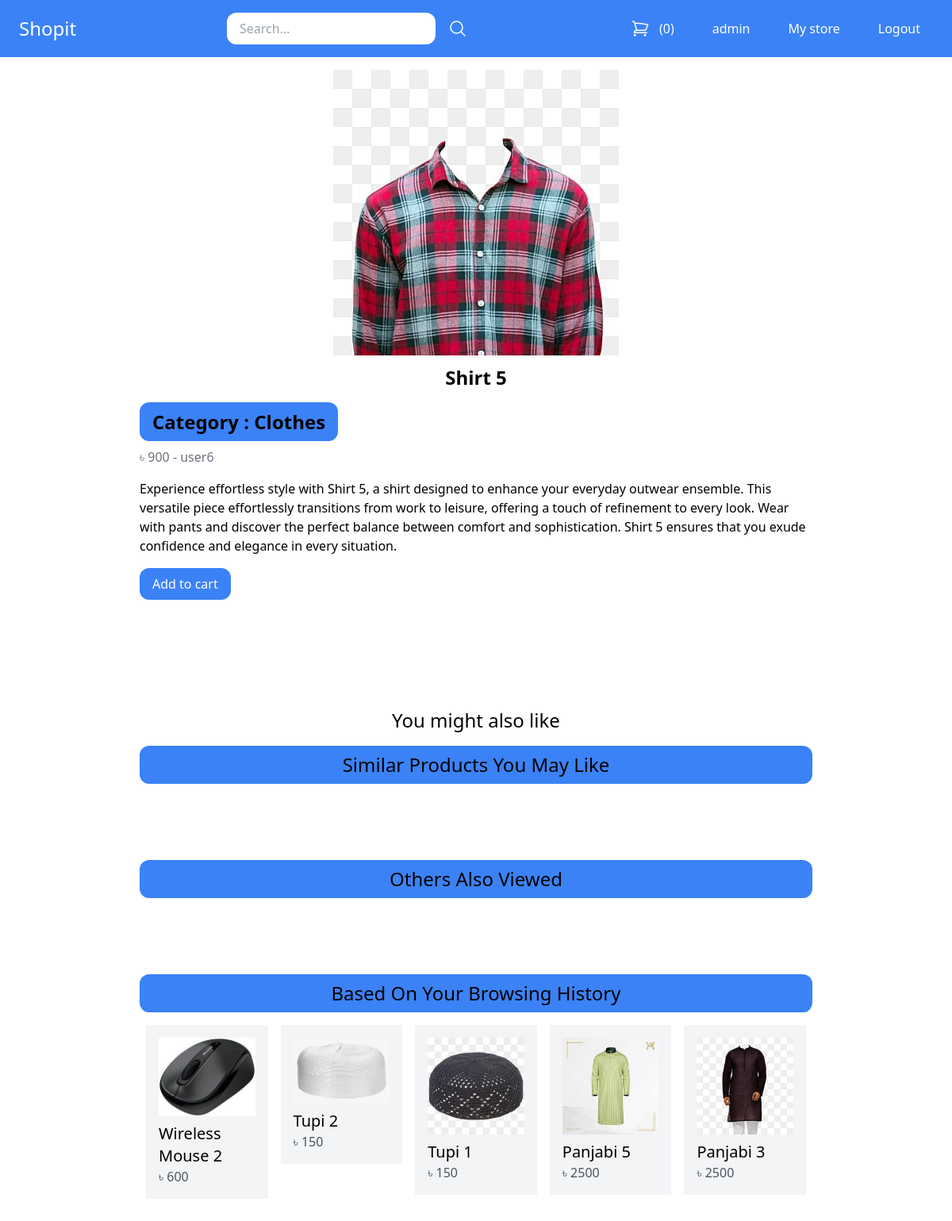
The app's page /product/cloth/shirt-5/ (signed in) with its own data.
### core/models.py (models this page shows, shortened)
class Product(models.Model):
	DRAFT = 'draft'
	WAITING_APPROVAL = 'waitingapproval'
	ACTIVE = 'active'
	DELETED = 'deleted'
	STATUS_CHOICES = {
		(DRAFT, 'Draft'),
		(WAITING_APPROVAL, 'Waiting approval'),
		(ACTIVE, 'Active'),
		(DELETED, 'Deleted'),
	}
	user = models.ForeignKey(User, related_name='products', on_delete=models.CASCADE)
	category = models.ForeignKey(Category, related_name='products', on_delete=models.CASCADE)
	title = models.CharField(max_length=50)
	slug = models.SlugField(max_length=50)
	description = models.TextField(blank=True)
	tags = models.TextField(default='')
	price = models.PositiveIntegerField()
	image = models.ImageField(upload_to='uploads/product_images', blank=True, null=True)
	thumbnail = models.ImageField(upload_to='uploads/product_images/thumbnail', blank=True, null=True)
	created_at = models.DateTimeField(auto_now_add=True)
	updated_at = models.DateTimeField(auto_now=True)
	status = models.CharField(max_length=50, choices=STATUS_CHOICES, default=ACTIVE)
	average_rating = models.DecimalField(max_digits=3, decimal_places=1, default=0)
	view_count = models.PositiveIntegerField(default=0)
	class Meta:
		ordering = ('-created_at',)
	def get_thumbnail(self):
		if self.thumbnail:
			return self.thumbnail.url

class Category(models.Model):
	title = models.CharField(max_length=50)
	slug = models.SlugField(max_length=50)
	class Meta:
		verbose_name_plural = 'Categories'

### core/views.py (the view)
# urls.py: path('product/<slug:category_slug>/<slug:slug>/', views.product_detail, name='product_detail'),
def product_detail(request, category_slug, slug):
    product = get_object_or_404(Product, slug=slug, status=Product.ACTIVE)
    product.view_count += 1
    product.save()
    UserItemInteraction.objects.create(user=request.user, product=product)
    recommended_products = item_based_collaborative_filtering(product)
    recommended_products2 = user_based_collaborative_filtering(request.user)
    recommended_products3 = content_based_recommendation(request.user, product)
    user_bought_products = UserPurchase.objects.filter(user=request.user, product=product).exists()
    comment_form = CommentForm(request.POST or None)
    rating_form = RatingForm(request.POST or None)
    if request.method == 'POST' and comment_form.is_valid() and user_bought_products:
        comment_text = comment_form.cleaned_data['text']
        Comment.objects.create(user=request.user, product=product, text=comment_text)
    if request.method == 'POST' and rating_form.is_valid() and user_bought_products:
        rating = rating_form.cleaned_data['rating']
        UserRating.objects.update_or_create(user=request.user, product=product, defaults={'rating': rating})
    comments = Comment.objects.filter(product=product)
    ratings = UserRating.objects.filter(product=product)
    average_rating = ratings.aggregate(Avg('rating'))['rating__avg'] or 0
    no_full_stars = int(average_rating)
    full_stars = [1 for x in range(no_full_stars)]
    half_star = average_rating - no_full_stars
    no_empty_stars = 10 - no_full_stars - (half_star > 0)
    empty_stars = [1 for x in range(no_empty_stars)]
    return render(request, 'product_detail.html', {
        'product': product,
        'recommended_products': recommended_products,
        'recommended_products2': recommended_products2,
        'recommended_products3': recommended_products3,
        'user_bought_products': user_bought_products,
        'comment_form': comment_form,
        'comments' : comments,
        'rating_form': rating_form,
        'ratings': ratings,
        'average_rating': average_rating,
        'full_stars': full_stars, 'half_star': half_star, 'empty_stars': empty_stars,
    })

### core/forms.py
class CommentForm(forms.ModelForm):
    class Meta:
        model = Comment
        fields = ['text']
        widgets = {
            'text': forms.Textarea(attrs={
                'placeholder': 'Share your thoughts...',
                'class': 'w-full px-4 py-2 text-gray-700 bg-white border rounded-lg focus:outline-none focus:ring focus:border-blue-300',
                'rows': 3,
            }),
        }

class RatingForm(forms.Form):
    rating = forms.DecimalField(label='Rating', max_digits=3, decimal_places=1, min_value=0, max_value=10)

### core/views.py (called while the page is built)
def preprocess_text(text):
    tokens = text.split()
    return tokens

### core/templates/product_detail.html (shortened to what this page needs)
{% extends 'base.html' %}
{% block content %}
{% if product.image %}
<div class="flex justify-center mb-3">
  <img src="{{ product.image.url }}" alt="Image of {{ product.title }}">
</div>
{% endif %}
<h1 class="text-2xl text-center font-semibold">{{ product.title }}</h1>
<br>
<a href="{% url 'category_detail' product.category.slug %}" class="text-2xl mt-4 text-center px-4 py-2 bg-blue-500 hover:bg-blue-700 rounded-xl font-semibold">Category : {{ product.category.title }}</a>
<p class="text-s mt-4 text-gray-500">
  ৳ {{ product.price }}
  -
  <a href="{% url 'vendor_detail' product.user.id %}">{{ product.user.username }}</a>
</p>
{% if product.description %}
<p class="mt-4">
  {{ product.description }}
</p>
{% endif %}
<a href="{% url 'add_to_cart' product.id %}" class="inline-block mt-4 px-4 py-2 bg-blue-500 hover:bg-blue-700 text-white rounded-xl">Add to cart</a>
<br>
<br>
<br>
<br>
<br>
<br>
<h2 class="mt-4 text-2xl text-center"> You might also like </h2>
<h2 class="mt-4 text-2xl px-4 py-2 bg-blue-500 rounded-xl text-center">Similar Products You May Like </h2>
<br>
<br>
<br>
<h2 class="mt-4 text-2xl px-4 py-2 bg-blue-500 rounded-xl text-center">Others Also Viewed </h2>
<br>
<br>
<br>
<h2 class="mt-4 text-2xl px-4 py-2 bg-blue-500 rounded-xl text-center">Based On Your Browsing History </h2>
<div class="mt-2 flex flex-wrap">
  {% for product in recommended_products3 %}
  <div class="product w-1/5 p-2">
    <div class="p-4 bg-gray-100">
      <a href="{%  url 'product_detail' product.category.slug product.slug %}">
      <div class="image mb-2">
        <img src="{{ product.get_thumbnail }}" alt="Image of {{ product.title }}">
      </div>
      <h2 class="text-xl">{{ product.title }}</h2>
      <p class="text-s text-gray-600">৳ {{ product.price }} </p>
      </a>
    </div>
  </div>
  {% endfor %}
</div>
<br>
{% endblock %}

### core/templates/base.html (shortened to what this page needs)
<!doctype html>
<html>
<head>
  <script src="https://cdn.tailwindcss.com"></script>
</head>
<body>
	<nav class="max-w mx-auto py-4 px-6 flex items-center justify-between bg-blue-500">
		<div class="logo">
			<a href="/" class="text-2xl text-white">Shopit</a>
		</div>
		<div class="search">
			<form method="get" action="/search/" class="flex items-center space-x-4">
				<input type="search" class="py-2 px-4 rounded-xl" name='query' placeholder="Search...">
				<button>
					<svg xmlns="http://www.w3.org/2000/svg" fill="none" viewBox="0 0 24 24" stroke-width="1.5" stroke="currentColor" class="w-6 h-6 text-white">
  				<path stroke-linecap="round" stroke-linejoin="round" d="M21 21l-5.197-5.197m0 0A7.5 7.5 0 105.196 5.196a7.5 7.5 0 0010.607 10.607z" />
					</svg>
				</button>
			</form>
		</div>
		<div class="menu flex items-center space-x-4">
			<a href="{% url 'cart_view' %}" class="flex space-x-3 py-2 px-4 bg-blue-500 hover:bg-blue-700 rounded-xl text-white"> <span>({{ cart|length }})</span></a>
			{% if request.user.is_authenticated %}
				<a href="{% url 'myaccount' %}" class="py-2 px-4 bg-blue-500 hover:bg-blue-700 rounded-xl text-white">{{request.user.username}}</a>
				<a href="{% url 'mystore' %}" class="py-2 px-4 bg-blue-500 hover:bg-blue-700 rounded-xl text-white">My store</a>
				<a href="{% url 'logout' %}" class="py-2 px-4 bg-blue-500 hover:bg-blue-700 rounded-xl text-white">Logout</a>
			{% else %}
				<a href="{% url 'login' %}" class="py-2 px-4 bg-blue-500 hover:bg-blue-700 rounded-xl text-white">Login</a>
			{% endif %}
		</div>
	</nav>
	<div class="max-w-4xl mx-auto py-4 px-6">
		{% block content %}
		{% endblock %}
	</div>
</body>
</html>

### records on screen
Product: image (picture), title "Shirt 5", category "Clothes", price "900", user.username "user6", description "Experience effortless style with Shirt 5, a shirt designed to enhance your everyday outwear ensemble. This versatile piece effortlessly transitions from work to leisure, offering a touch of refinement to every look. Wear with pants and discover the perfect balance between comfort and sophistication. Shirt 5 ensures that you exude confidence and elegance in every situation."
Product: get_thumbnail (picture), title "Wireless Mouse 2", price "600"
Product: get_thumbnail (picture), title "Tupi 2", price "150"
Product: get_thumbnail (picture), title "Tupi 1", price "150"
Product: get_thumbnail (picture), title "Panjabi 5", price "2500"
Product: get_thumbnail (picture), title "Panjabi 3", price "2500"

### other values on screen
{{ cart|length }} "0"
{{ request.user.username }} "admin"
